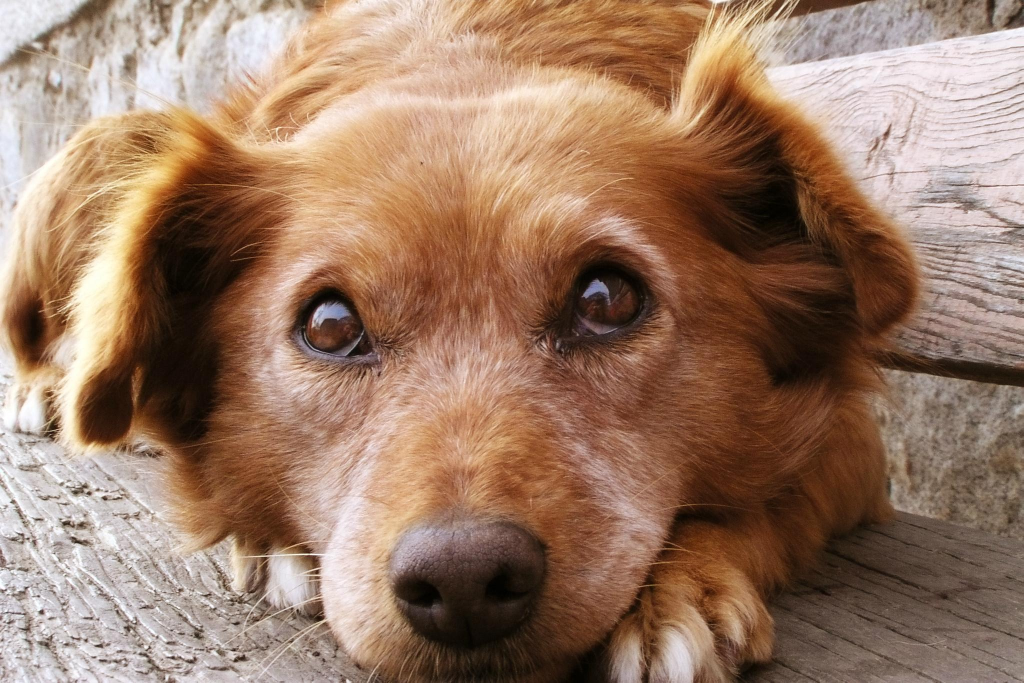
#> input picture Assignment1/Datasets/train_set/Dog/Image_1.jpg, 2047 x 1365 px (shown at 1/2 size); its folder holds 4 pictures in this run
$ jupyter execute --allow-errors Question1_notebook.ipynb   (shell and % lines are left out)
#> lines starting #> are read from the running program, lines starting #| are printed output that depends on the picture
# Question 1 - Apply KNN

Apply your algorithm by varying k from 1 to 20, and see the best suited k

[cell 1]
# Read important libraries
import os
import numpy as np
import pandas as pd
import matplotlib.pyplot as plt

# Image libraries
from skimage.io import imread, imshow, imread_collection
import cv2
import glob

# Filter Warnings
import warnings
warnings.filterwarnings("ignore")

## Read the image data

Reading dog and cat images from individual folders because this will allow easier labelling of images. Finally I will make a feature dataframe with class labels and the feature columns

[cell 2]
# col_dir = '../Datasets/train_set/Cat/Image*.*'

# #creating a collection with the available images
# col = imread_collection(col_dir)
# len(col)

[cell 3]

# Read all the dog images
imdir = '../Datasets/train_set/Dog/'
ext = ['png', 'jpg', 'gif', 'jpeg']    # Add image formats here

files = []
[files.extend(glob.glob(imdir + '*.' + e)) for e in ext]

dog_images = [cv2.imread(file) for file in files]
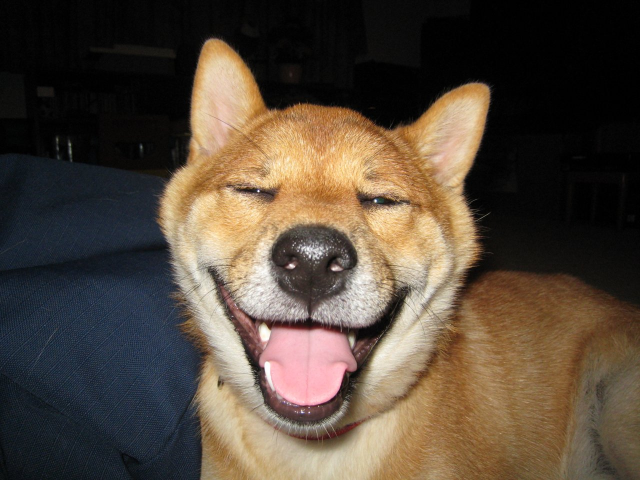
#> input picture Assignment1/Datasets/train_set/Dog/Image_10.jpg, 1280 x 960 px (shown at 1/2 size)
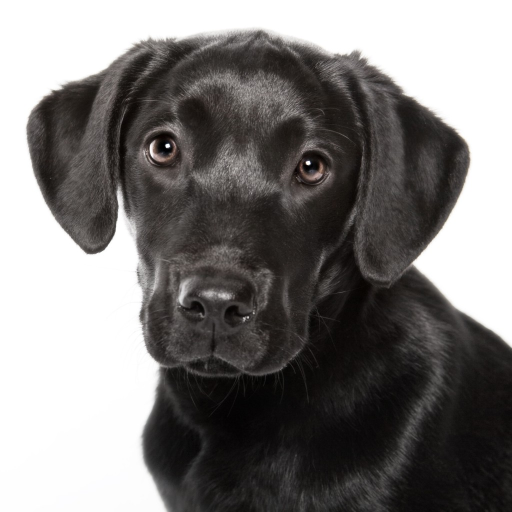
#> input picture Assignment1/Datasets/train_set/Dog/Image_11.jpg, 1024 x 1024 px (shown at 1/2 size)
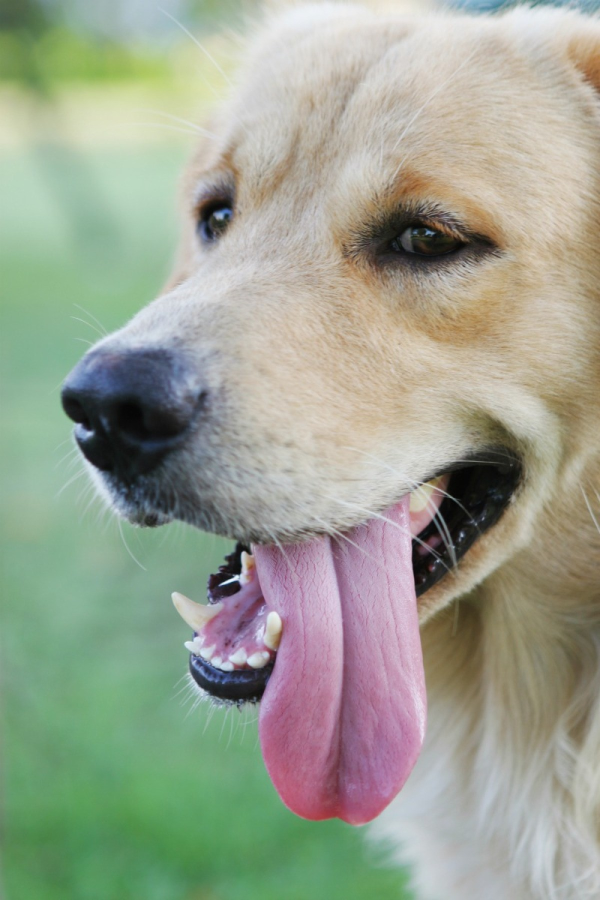
#> input picture Assignment1/Datasets/train_set/Dog/Image_12.jpg, 1200 x 1800 px (shown at 1/2 size)
#> dog_images = 4 items
print("Number of Dog Images Collected", len(dog_images))
#| Number of Dog Images Collected 4

[cell 4]

# Read all the dog images
imdir = '../Datasets/train_set/Cat/'
ext = ['png', 'jpg', 'gif', 'jpeg']    # Add image formats here

files = []
[files.extend(glob.glob(imdir + '*.' + e)) for e in ext]

cat_images = [cv2.imread(file) for file in files]
print("Number of Cat Images Collected", len(cat_images))

## Data Preprocessing

I need to reshape the data and set the size.

[cell 5]
# Resize size
size = 32

# Resize dog image
for i in range(len(dog_images)):
    dog_images[i] = cv2.resize(dog_images[i], dsize=(size, size))
#> this loop made 4 passes


# Resize cat image
for j in range(len(cat_images)):
    cat_images[j] = cv2.resize(cat_images[j], dsize=(size, size))

## Feature Extraction

### Mean Pixel Value

Taking the mean of the pixels in the BGR matrices to get one matrix

**Mean Pixel Value for all Dog images**

[cell 6]

dog_mean_feature = []
for image in dog_images:

    # Create an empty feature matrix
    feature_matrix = np.zeros((size, size))

    # Iterate through the image matrices
    for i in range(0, image.shape[0]):
        for j in range(0, image.shape[1]):
            feature_matrix[i][j] = ((int(image[i, j, 0]) + int(image[i, j, 1]) + int(image[i, j, 2]))/3)

    # Add to the mean features list
    dog_mean_feature.append(feature_matrix)
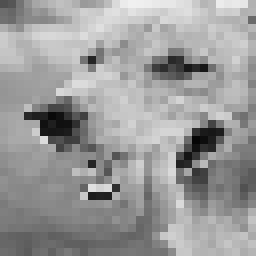
#> feature_matrix: shape (32, 32) float64 (shown 8 times larger); min 5.33, max 240.3, mean 154.5
#> after the loop, dog_mean_feature = 4 items

[cell 7]
print(len(dog_mean_feature))
#| 4

#> (a cell that did not finish here is left out)

#> (a cell that did not finish here is left out)

**Mean Pixel Values for all cat images**

[cell 10]

cat_mean_feature = []
for image in cat_images:

    # Create an empty feature matrix
    feature_matrix = np.zeros((size, size))

    # Iterate through the image matrices
    for i in range(0, image.shape[0]):
        for j in range(0, image.shape[1]):
            feature_matrix[i][j] = ((int(image[i, j, 0]) + int(image[i, j, 1]) + int(image[i, j, 2]))/3)

    # Add to the mean features list
    cat_mean_feature.append(feature_matrix)
#> after the loop, cat_mean_feature = []

#> (a cell that did not finish here is left out)

#> (a cell that did not finish here is left out)

### Feature 2: Variance of the Pixel Values

**Variance Pixel Value for all Dog images**

[cell 13]

dog_var_feature = []
for i, image in enumerate(dog_images):
    print("Image: ", i)
    # Create an empty feature matrix
    feature_matrix = np.zeros((size, size))

    # Iterate through the image matrices
    for i in range(0, image.shape[0]):
        for j in range(0, image.shape[1]):
            feature_matrix[i][j] = np.var([int(image[i,j,0]), int(image[i,j,1]), int(image[i,j,2])])

    # Add to the var features list
    dog_var_feature.append(feature_matrix)
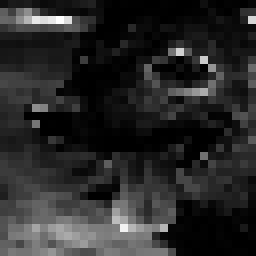
#> feature_matrix: shape (32, 32) float64 (shown 8 times larger); min 0, max 1680.7, mean 270.4; drawn with min black and max white
#> after the loop, dog_var_feature = 4 items

#> (a cell that did not finish here is left out)

**Variance of Pixel Values for all cat images**

[cell 15]

cat_var_feature = []
for i, image in enumerate(cat_images):
    print("Image: ", i)
    # Create an empty feature matrix
    feature_matrix = np.zeros((size, size))

    # Iterate through the image matrices
    for i in range(0, image.shape[0]):
        for j in range(0, image.shape[1]):
            feature_matrix[i][j] = np.var([int(image[i,j,0]), int(image[i,j,1]), int(image[i,j,2])])

    # Add to the variance features list
    cat_var_feature.append(feature_matrix)
#> after the loop, cat_var_feature = []

#> (a cell that did not finish here is left out)

## Preparing the dataset

I will flatten the image matrix and make a 2X32x32 row single vector for each cat and dog image. Here, the first 1096 entries will be the mean pixel values and the next 1096 will be the variance values.

[cell 17]
# Flatten the matrices for both cats and dogs (mean and var)
flatten_feature_dog = []
flatten_feature_cat = []

#> (the rest of this cell did not finish here and is left out)

[cell 18]
# Convert the features into a dataframe
dog_df = pd.DataFrame(flatten_feature_dog)
cat_df = pd.DataFrame(flatten_feature_dog)

# Add the class labels
dog_df['class'] = 'dog'
cat_df['class'] = 'cat'

# Concatenate the dataset
final_df = pd.concat([dog_df, cat_df])

# shuffle the DataFrame rows
final_df = final_df.sample(frac = 1)
final_df.reset_index(drop=True, inplace=True)

# Display
final_df

[cell 19]
# Save this dataframe
# final_df.to_csv('../Datasets/final_data.csv')

### Create the test dataframe in the same manner

[cell 20]

# Read all the dog images
imdir = '../Datasets/test_set/'
ext = ['png', 'jpg', 'gif', 'jpeg']    # Add image formats here

files = []
[files.extend(glob.glob(imdir + '*.' + e)) for e in ext]

test_images = [cv2.imread(file) for file in files]
print("Number of Test Images Collected", len(test_images))

[cell 21]

# Resize the test images
for i in range(len(test_images)):
    test_images[i] = cv2.resize(test_images[i], dsize=(size, size))
#> after the loop, test_images = []

[cell 22]

test_mean_feature = []
for image in test_images:

    # Create an empty feature matrix
    feature_matrix = np.zeros((size, size))

    # Iterate through the image matrices
    for i in range(0, image.shape[0]):
        for j in range(0, image.shape[1]):
            feature_matrix[i][j] = ((int(image[i, j, 0]) + int(image[i, j, 1]) + int(image[i, j, 2]))/3)

    # Add to the mean features list
    test_mean_feature.append(feature_matrix)
#> this loop made 0 passes
#> after the loop, test_mean_feature = []

[cell 23]
# Variance Feature
test_var_feature = []
for i, image in enumerate(test_images):
    print("Image: ", i)
    # Create an empty feature matrix
    feature_matrix = np.zeros((size, size))

    # Iterate through the image matrices
    for i in range(0, image.shape[0]):
        for j in range(0, image.shape[1]):
            feature_matrix[i][j] = np.var([int(image[i,j,0]), int(image[i,j,1]), int(image[i,j,2])])

    # Add to the var features list
    test_var_feature.append(feature_matrix)
#> after the loop, test_var_feature = []

[cell 24]
# Flatten the matrices for test images and create a dataframe
flatten_feature_test = []

for i in range(len(test_images)):

    # Collect the flattened mean and variance lists
    test_feature_mean = list(test_mean_feature[i].flatten())

    test_feature_var = list(test_var_feature[i].flatten())

    # Get a combined list
    flatten_feature_test.append(test_feature_mean + test_feature_var)
    print(f"Feature list shape for test images:{len(flatten_feature_test[i])}")
#> after the loop, flatten_feature_test = []

print("Total entries:", len(flatten_feature_test))
#| Total entries: 0

# Create the test dataframe
test_df = pd.DataFrame(flatten_feature_test)
#> test_df = table of 0 rows and 0 columns
test_df.shape
#> Out = (0, 0)

[cell 25]
# Save the test df
# test_df.to_csv('../Datasets/test_data.csv')

I added the class labels manually to the test dataset so now I have to load the test and the final data separately after preparation of the dataset.

#> (a cell that did not finish here is left out)

## Implement K-NN Classifier

[cell 27]
# Function to calculate Euclidean distance between two rows
# [8 lines left out: function get_distance, not called in this run]

[cell 28]
# Function to get the nearest neighbours based on the eculidean distances that we calculcate
# [30 lines left out: function get_class, not called in this run]

[cell 29]
# [13 lines left out: function knnClassifier, not called in this run]

[cell 30]
def accuracy(true_values, predictions):
    accuracy = (true_values == predictions).mean()
    return accuracy

[cell 31]
# Convert the class labels to binary values 1 - dog and 0 - cat
final_df['class'] = final_df['class'].map( {"cat":0, "dog":1} )
#> (the rest of this cell did not finish here and is left out)

[cell 32]
X_train = final_df.drop(['class'], axis=1)
y_train = final_df['class']

#> (the rest of this cell did not finish here and is left out)

### Testing

I have used two testing methods - 1. Cross Validation 2. Train-Test Split. I will test using both of them to see what accuracy I get. Cross validation will let me know which k value is the best but for train test split, I will test using all k values.

**Cross Validation**

[cell 33]
# Funtion to get a list difference: l1 - l2
def list_dif(li1, li2):
    return (list(list(set(li1)-set(li2)) + list(set(li2)-set(li1))))

#> (a cell that did not finish here is left out)

[cell 35]
l1 = [1, 2, 3, 4]
l2 = [1]
#> (the rest of this cell did not finish here and is left out)

**Method 2:** This is where I have tested the test data for all the k values.

[cell 36]

# test the classifier
k_start = 1
k_end = 20
k_scores = []

#> (the rest of this cell did not finish here and is left out)

[cell 37]
# Plot the k score values
x = [i for i in range(1, 21)]
#> x = [1, 2, 3, 4, 5, 6, 7, 8, 9, 10, 11, 12, 13, 14, 15, 16, 17, 18, 19, 20]
y = k_scores

plt.figure(figsize=(12, 8))
plt.title("Accuracy Scores for each k value")
plt.xlabel("k-values")
plt.ylabel("Accuracy Scores (%)")
plt.xticks(x)
#> (the rest of this cell did not finish here and is left out)
